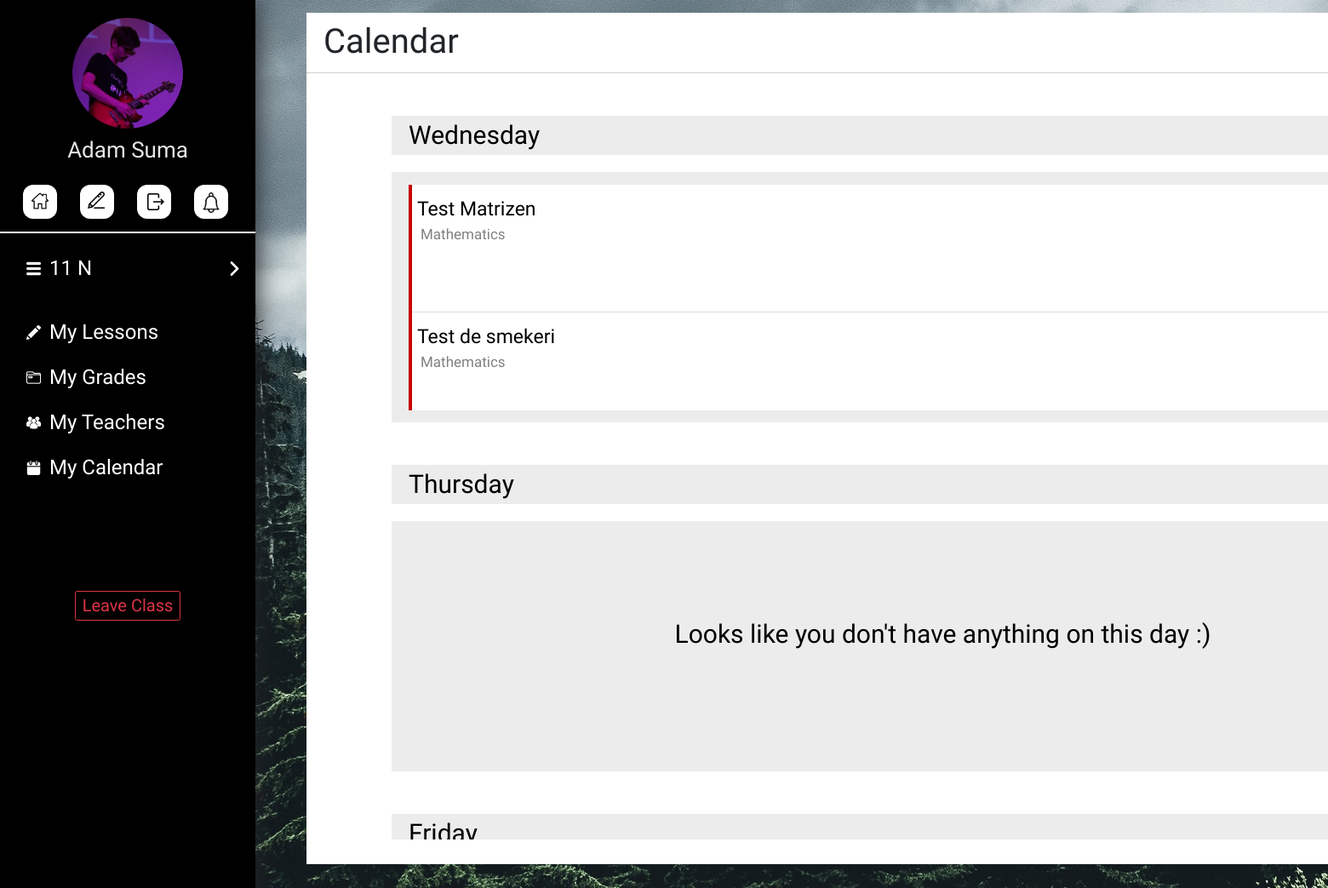
/welcome/student/calendar/0/0/ (signed in), run on the app's committed database.
### account/models.py (models this page shows, shortened)
class Userprofile(models.Model):
    TYPE_CHOICES = (
        ('student', 'Student'),
        ('teacher', 'Teacher')
    )
    user = models.OneToOneField(User, on_delete=models.CASCADE)
    user_type = models.CharField(max_length=30, choices=TYPE_CHOICES)
    profile_picture = models.ImageField(upload_to=profile_image_path, blank=True, null=True)
    main_class = models.ForeignKey(MainClass, on_delete=models.SET_NULL, null=True, blank=True)
    id_number = models.IntegerField(blank=False, null=True)
    teaching_subject = models.CharField(max_length=100, blank=False, null=True)
    teaching_certificate = models.FileField(upload_to=certificate_file_path, blank=False, null=True)

class MainClass(models.Model):
    name = models.CharField(max_length=30)
    year = models.IntegerField(default=1)

class UpcomingTest(models.Model):
    name = models.CharField(max_length=30)
    date = models.DateField()
    sub_class = models.ForeignKey(SubClass, on_delete=models.CASCADE, null=False)
    description = models.TextField(max_length=250, null=True, blank=True)
    def test_pdf_upload_path(self, filename):
        return "upcoming_tests/" + self.sub_class.main_class.name + "/" + self.sub_class.name + "/" + filename
    topics = models.FileField(upload_to=test_pdf_upload_path, null=True, blank=True)

class SubClass(models.Model):
    name = models.CharField(max_length=30,blank=False,  null=False)
    subject = models.CharField(max_length=40, blank=False, null=False)
    teacher = models.ForeignKey(Userprofile, on_delete=models.SET_NULL, null=True)
    main_class = models.ForeignKey(MainClass, on_delete=models.CASCADE, null=False)
    color_code = models.CharField(max_length=6, default="C70000")

### account/views.py (the view)
# urls.py: url(r'^student/calendar/(?P<subclass_id>[0-9]+)/(?P<week>[0-9]+)/$', views.student_calendar, name='student_calendar'),
def student_calendar(request, subclass_id, week):
    week = int(week)
    template_name = "account/basic/student_calendar.html"
    today = datetime.date.today()
    main_class = request.user.userprofile.main_class
    sub_class = SubClass.objects.filter(id=subclass_id)
    if week:
        delta = timedelta(days=7-today.weekday() + 8*(week-1))
        date_start = today + delta
    elif today.weekday() >= 5:
        date_start = today + timedelta(7-today.weekday())
    else:
        date_start = today
    dates = {}
    dates2 = []
    if sub_class:
        for i in range(date_start.weekday(), 5):
            date = date_start + timedelta(days=(i-today.weekday()))
            upcoming_tests = UpcomingTest.objects.filter(date=date, sub_class=sub_class[0])
            dates.update({ date:upcoming_tests })
        return render(request, template_name, context={'dates': dates, 'sub_class': sub_class[0]})
    else:
        for i in range(date_start.weekday(), 5):
            date = date_start + timedelta(days=(i-today.weekday()))
            upcoming_tests = UpcomingTest.objects.filter(date=date, sub_class__main_class=main_class)
            dates.update({ date:upcoming_tests })
        print(dates)
        return render(request, template_name, context={'dates': dates, 'dates2': dates2})

### account/templates/account/basic/student_calendar.html (shortened to what this page needs)
{% extends 'account/base.html' %}
{% block body %}
<div style="margin-left:33rem;float:left;overflow:hidden">
    {% if sub_class %}
    <div class="lesson-maindiv" style="border-left: 0.5rem solid #{{sub_class.color_code}}; height:100rem; ">
    {% else %}
    <div class="lesson-maindiv" style=" height:100rem;">
    {% endif %}
    <h1 class="lesson-title-detail">Calendar</h2>
    <div style="height:0.1rem; width:100%; background-color:#D2D2D2; margin-top:7rem;"></div>
    <div style="overflow-y:scroll;height:90rem">
        {% for date, events in dates.items %}
            <div style="width:85%; height:36rem; background-color: #ECECEC; margin-left:10rem; margin-top:5rem;">
                <br>
                <h1 style="color:black; margin-top:-1rem;font-size:30px; margin-left:2rem;font-family: 'Open Sans', sans-serif;">{{date|date:"l"}}</h1>
                <div style="width:100%; height:30.5rem; margin-top:0rem; border-top: solid 2rem white;">
                    <br>
                    <div style="overflow-x:hidden; overflow-y: auto;height:26.5rem;">
                        {% for event in events %}
                        <a href="#" style="color:black;">
                        <div class="list-card" style="border-bottom: 0.1rem solid #DCDCDC; width:95%; margin-left:2rem;">
                            <div style="background-color:#{{event.sub_class.color_code}}; width:0.4rem; height:15rem;float:left;"></div>
                            <h1 class="lesson-title">{{event.name}}</h1>
                            <h1 class="lesson-subtitle">{{event.sub_class.name}}</h1>
                        </div>
                        <div style="height:0.1rem; width:140rem;float:left;margin-bottom:-0.1rem;"></div>
                        </a>
                        {% empty %}
                        <center>
                            <h1 style="color:black; margin-top:10rem;font-size:30px; margin-left:2rem;font-family: 'Open Sans', sans-serif;">Looks like you don't have anything on this day :)</h1>
                        </center>
                        {% endfor %}
                    </div>
                </div>
            </div>
        {% endfor %}
    </div>
    <br>
    </div>
</div>
{% endblock %}

### account/templates/account/base.html (shortened to what this page needs)
<!DOCTYPE html>
<html>
<head>
	{% load static %}
		<link rel="stylesheet" href="https://maxcdn.bootstrapcdn.com/bootstrap/3.3.6/css/bootstrap.min.css" />
        <link rel="stylesheet" href="https://stackpath.bootstrapcdn.com/bootstrap/4.1.3/css/bootstrap.min.css">
		<link rel="stylesheet" type="text/css" href="{% static 'account/style.css' %}" />
<head>
<body>
    <div class="sidenav" id="sidenav">
    <center>
        {% if user.userprofile.profile_picture %}
            <img src="{{user.userprofile.profile_picture.url}}" style="width: 13rem; height:13rem; border-radius: 50%; margin-top:7%;" />
        {% else %}
            <img src="/media/extra/Steach_logo.png" style="width: 100%; float:left; margin-left:-2%;" />
            {% endif %}
            <h1 class='welcome-text' style="margin-top: 1rem; font-size:260%">{{user.first_name}} {{user.last_name}}</h1>
            <a href="{% url 'account:student_home' %}">
                <div class='home-sidebar-button' title="Home">
                    <img src="/media/extra/home.png" style="width: 2rem; height:2rem; margin-top:22%; margin-left:2%;" />
                </div>
            </a>
            <div class='home-sidebar-button' title="Edit Profile">
                <img src="/media/extra/pencil_black.png" style="width: 2rem; height:2rem; margin-top:20%; margin-left:-5%;" />
            </div>
            <div class='home-sidebar-button' title="Logout">
                <img src="/media/extra/exit.png" style="width: 2rem; height:2rem; margin-top:25%; margin-left: 10%;" />
            </div>
            <a href="#">
                <div class='home-sidebar-button' style="" title="Notfications">
                    <img src="/media/extra/notification.png" style="width: 2.4rem; height:2.4rem; margin-top:22%; margin-left:2%;" />
                </div>
            </a>
            </center>
            <br>
            <div style="width:100%; height:0.2rem; background-color:white; float:left; margin-top:1.5rem;"></div>
            {% if not user.userprofile.main_class %}
                <div class="join-class-button"><h1 class="welcome-text" style="color: black; margin-top: 0.7rem;">Join a Class</h1></div>
            {% else %}
            <br><br><br><br><br>
            <button class="mainclass-button" id="mainclass-home" onclick="show_hide()">
                <img src="/media/extra/menu.png" style="width:17px; height:17px;float:left; margin-left:2rem;margin-top:1.1rem;"/>
                <h1 class="sidenav-element" id="sidenav-mainclass">{{user.userprofile.main_class.name}}</h1>
                <img class="arrow-right" src="/media/extra/right-arrow.png" style="width:17px; height:17px;float:right;margin-top:1.1rem;"/>
            </button>
            <br><br><br><br><br>
            <a href="{% url 'account:student_lessons' 0 %}">
                <button class="mainclass-button" style="border-radius: 5px 5px 5px 5px;">
                    <img src="/media/extra/test2.png" style="width:17px; height:17px;float:left; margin-left:2rem;margin-top:1.1rem;"/>
                    <h1 class="sidenav-element" id="sidenav-mainclass">My Lessons</h1>
                </button>
            </a>
            <a href="{% url 'account:student_grades' 0 %}">
                <button class="mainclass-button" style="border-radius: 5px 5px 5px 5px;">
                    <img src="/media/extra/folder.png" style="width:17px; height:17px;float:left; margin-left:2rem;margin-top:1.1rem;"/>
                    <h1 class="sidenav-element" id="sidenav-mainclass">My Grades</h1>
                </button>
            </a>
            <button class="mainclass-button" style="border-radius: 5px 5px 5px 5px;">
                <img src="/media/extra/teachers.png" style="width:17px; height:17px;float:left; margin-left:2rem;margin-top:1.1rem;"/>
                <h1 class="sidenav-element" id="sidenav-mainclass">My Teachers</h1>
            </button>
            <a href="{% url 'account:student_calendar' 0 0 %}">
            <button class="mainclass-button" style="border-radius: 5px 5px 5px 5px;">
                <img src="/media/extra/calendar.png" style="width:17px; height:17px;float:left; margin-left:2rem;margin-top:1.1rem;"/>
                <h1 class="sidenav-element" id="sidenav-mainclass">My Calendar</h1>
            </button>
            </a>
            <center><button class="btn btn-outline-danger" style="height:3.5rem;margin-top:12rem;"><h1 style="font-size:20px;font-family: 'Raleway', sans-serif;">Leave Class</h1></buttton></center>
        {% endif %}
    </div>
    <div class="main-div" id="main">
    {% block body %}
    {% endblock %}
    </div>
</body>
</html>

### account/static/account/style.css (style rules this page uses)
body { background-image: url(bg-forest.jpg); background-attachment: fixed; }
.main-div { opacity: 0; transition: opacity 0.4s; }
.welcome-text { margin-top: 0rem; font-family: 'Raleway', sans-serif; font-size: 35px; color: #E7E7E7; }
.sidenav { position: fixed; height: 100%; width: 30rem; float: left; background-color: black; box-shadow: 1px 1px 30px; overflow-y: scroll; }
.home-sidebar-button { width: 4rem; height: 4rem; border-radius: 30%; background-color: white; float: left; margin-left: 9%; margin-top: 2rem; transition: background-color 0.2s; }
.mainclass-button { float: left; margin-left: 0.5rem; margin-top: 0.3rem; background-color: black; border: None; border-radius: 5px 5px 0px 0px; outline: none; color: white; width: 95%; height: 5rem; transition: background-color 0.2s; }
.sidenav-element { margin-left: 1rem; margin-right: 5rem; float: left; font-family: 'Source Sans Pro', sans-serif; font-size: 24px; margin-top: 0.5rem; }
.arrow-right { display: block; transition: display 0.2s; }
.list-card { height: 15rem; width: 140rem; float: left; background-color: white; transition: background-color 0.2s; }
.lesson-title { font-family: 'Source Sans Pro', sans-serif; font-size: 23px; margin-top: 1.5rem; margin-left: 1rem; }
.lesson-subtitle { font-family: 'Source Sans Pro', sans-serif; font-size: 17px; color: grey; float: left; margin-left: 1rem; }
.lesson-maindiv { width: 150rem; background-color: white; border-radius: 0px 10px 10px 0px; margin-top: 1.5rem; margin-left: 3rem; overflow: hidden }
.lesson-title-detail { font-size: 40px; font-family: 'Source Sans Pro', sans-serif; float: left; margin-top: 1rem; margin-left: 2rem; margin-bottom: -500rem; }

### data on the page
UpcomingTest: name "Test Matrizen", sub_class.name "Mathematics"
UpcomingTest: name "Test de smekeri", sub_class.name "Mathematics"

### other printed values
{{ user.first_name }} "Adam"
{{ user.last_name }} "Suma"
{{ user.userprofile.main_class.name }} "11 N"
{{ date|date:"l" }} "Wednesday" "Thursday"
